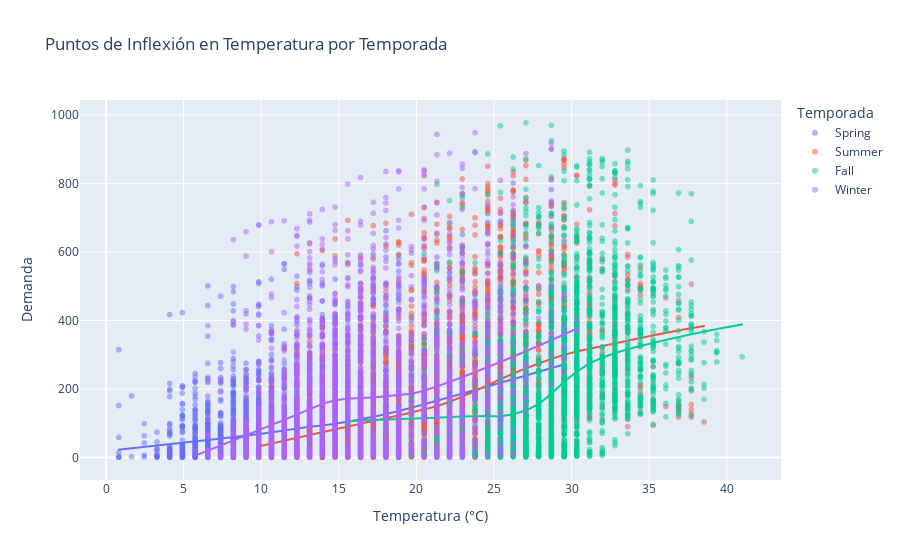
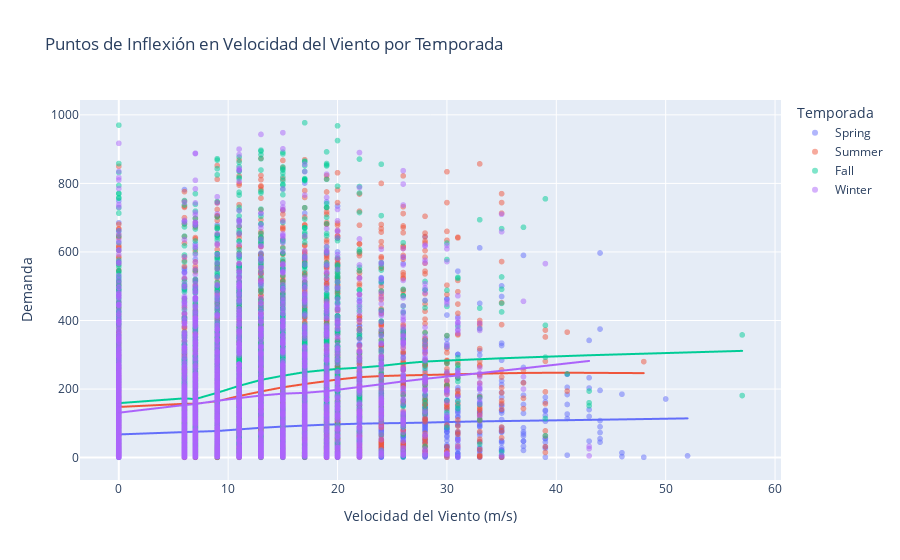

Write notebook code for charts like these, in order.
### Markdown cell above
**¿Existen "puntos de inflexión" en la temperatura o la velocidad del viento donde la demanda de bicicletas cambia drásticamente, y cómo se relacionan con la estacionalidad?**

### Code cell
# Mapear temporadas
season_map = {1: 'Spring', 2: 'Summer', 3: 'Fall', 4: 'Winter'}
df['season_name'] = df['season'].map(season_map)

# Scatter con LOWESS para temperatura
fig_temp = px.scatter(df, x='temp', y='count', color='season_name', trendline='lowess',
                      title='Puntos de Inflexión en Temperatura por Temporada',
                      labels={'temp': 'Temperatura (°C)', 'count': 'Demanda', 'season_name': 'Temporada'},
                      opacity=0.5)
fig_temp.show()

# Scatter con LOWESS para velocidad del viento
fig_wind = px.scatter(df, x='windspeed', y='count', color='season_name', trendline='lowess',
                      title='Puntos de Inflexión en Velocidad del Viento por Temporada',
                      labels={'windspeed': 'Velocidad del Viento (m/s)', 'count': 'Demanda', 'season_name': 'Temporada'},
                      opacity=0.5)
fig_wind.show()

# Resumen numérico: Percentiles de cambio
for season in df['season_name'].unique():
    season_data = df[df['season_name'] == season]
    temp_drop = season_data[season_data['count'] < season_data['count'].quantile(0.25)]['temp'].mean()
    wind_drop = season_data[season_data['count'] < season_data['count'].quantile(0.25)]['windspeed'].mean()
    print(f"{season}: Temp. promedio en baja demanda: {temp_drop:.1f}°C, Viento promedio: {wind_drop:.1f} m/s")

### Figure 1 — Plotly figure (JSON) as saved in the notebook; plotly's stock layout.template omitted (floating-point values rounded to 4 significant figures; data arrays with more than 128 entries replaced by an {"elided": "..."} marker saying what was removed)
{"data": [{"hovertemplate": "Temporada=Spring<br>Temperatura (°C)=%{x}<br>Demanda=%{y}<extra></extra>", "legendgroup": "Spring", "marker": {"color": "#636efa", "opacity": 0.5, "symbol": "circle"}, "mode": "markers", "name": "Spring", "showlegend": true, "type": "scattergl", "x": {"elided": "2686 float values"}, "xaxis": "x", "y": {"elided": "2686 int values"}, "yaxis": "y"}, {"hovertemplate": "<b>LOWESS trendline</b><br><br>Temporada=Spring<br>Temperatura (°C)=%{x}<br>Demanda=%{y} <b>(trend)</b><extra></extra>", "legendgroup": "Spring", "marker": {"color": "#636efa", "symbol": "circle"}, "mode": "lines", "name": "Spring", "showlegend": false, "type": "scattergl", "x": {"elided": "2686 float values"}, "xaxis": "x", "y": {"elided": "2686 float values"}, "yaxis": "y"}, {"hovertemplate": "Temporada=Summer<br>Temperatura (°C)=%{x}<br>Demanda=%{y}<extra></extra>", "legendgroup": "Summer", "marker": {"color": "#EF553B", "opacity": 0.5, "symbol": "circle"}, "mode": "markers", "name": "Summer", "showlegend": true, "type": "scattergl", "x": {"elided": "2733 float values"}, "xaxis": "x", "y": {"elided": "2733 int values"}, "yaxis": "y"}, {"hovertemplate": "<b>LOWESS trendline</b><br><br>Temporada=Summer<br>Temperatura (°C)=%{x}<br>Demanda=%{y} <b>(trend)</b><extra></extra>", "legendgroup": "Summer", "marker": {"color": "#EF553B", "symbol": "circle"}, "mode": "lines", "name": "Summer", "showlegend": false, "type": "scattergl", "x": {"elided": "2733 float values"}, "xaxis": "x", "y": {"elided": "2733 float values"}, "yaxis": "y"}, {"hovertemplate": "Temporada=Fall<br>Temperatura (°C)=%{x}<br>Demanda=%{y}<extra></extra>", "legendgroup": "Fall", "marker": {"color": "#00cc96", "opacity": 0.5, "symbol": "circle"}, "mode": "markers", "name": "Fall", "showlegend": true, "type": "scattergl", "x": {"elided": "2733 float values"}, "xaxis": "x", "y": {"elided": "2733 int values"}, "yaxis": "y"}, {"hovertemplate": "<b>LOWESS trendline</b><br><br>Temporada=Fall<br>Temperatura (°C)=%{x}<br>Demanda=%{y} <b>(trend)</b><extra></extra>", "legendgroup": "Fall", "marker": {"color": "#00cc96", "symbol": "circle"}, "mode": "lines", "name": "Fall", "showlegend": false, "type": "scattergl", "x": {"elided": "2733 float values"}, "xaxis": "x", "y": {"elided": "2733 float values"}, "yaxis": "y"}, {"hovertemplate": "Temporada=Winter<br>Temperatura (°C)=%{x}<br>Demanda=%{y}<extra></extra>", "legendgroup": "Winter", "marker": {"color": "#ab63fa", "opacity": 0.5, "symbol": "circle"}, "mode": "markers", "name": "Winter", "showlegend": true, "type": "scattergl", "x": {"elided": "2734 float values"}, "xaxis": "x", "y": {"elided": "2734 int values"}, "yaxis": "y"}, {"hovertemplate": "<b>LOWESS trendline</b><br><br>Temporada=Winter<br>Temperatura (°C)=%{x}<br>Demanda=%{y} <b>(trend)</b><extra></extra>", "legendgroup": "Winter", "marker": {"color": "#ab63fa", "symbol": "circle"}, "mode": "lines", "name": "Winter", "showlegend": false, "type": "scattergl", "x": {"elided": "2734 float values"}, "xaxis": "x", "y": {"elided": "2734 float values"}, "yaxis": "y"}], "layout": {"legend": {"title": {"text": "Temporada"}, "tracegroupgap": 0}, "title": {"text": "Puntos de Inflexión en Temperatura por Temporada"}, "xaxis": {"anchor": "y", "domain": [0, 1], "title": {"text": "Temperatura (°C)"}}, "yaxis": {"anchor": "x", "domain": [0, 1], "title": {"text": "Demanda"}}}}

### Figure 2 — Plotly figure (JSON) as saved in the notebook; plotly's stock layout.template omitted (floating-point values rounded to 4 significant figures; data arrays with more than 128 entries replaced by an {"elided": "..."} marker saying what was removed)
{"data": [{"hovertemplate": "Temporada=Spring<br>Velocidad del Viento (m/s)=%{x}<br>Demanda=%{y}<extra></extra>", "legendgroup": "Spring", "marker": {"color": "#636efa", "opacity": 0.5, "symbol": "circle"}, "mode": "markers", "name": "Spring", "showlegend": true, "type": "scattergl", "x": {"elided": "2686 float values"}, "xaxis": "x", "y": {"elided": "2686 int values"}, "yaxis": "y"}, {"hovertemplate": "<b>LOWESS trendline</b><br><br>Temporada=Spring<br>Velocidad del Viento (m/s)=%{x}<br>Demanda=%{y} <b>(trend)</b><extra></extra>", "legendgroup": "Spring", "marker": {"color": "#636efa", "symbol": "circle"}, "mode": "lines", "name": "Spring", "showlegend": false, "type": "scattergl", "x": {"elided": "2686 float values"}, "xaxis": "x", "y": {"elided": "2686 float values"}, "yaxis": "y"}, {"hovertemplate": "Temporada=Summer<br>Velocidad del Viento (m/s)=%{x}<br>Demanda=%{y}<extra></extra>", "legendgroup": "Summer", "marker": {"color": "#EF553B", "opacity": 0.5, "symbol": "circle"}, "mode": "markers", "name": "Summer", "showlegend": true, "type": "scattergl", "x": {"elided": "2733 float values"}, "xaxis": "x", "y": {"elided": "2733 int values"}, "yaxis": "y"}, {"hovertemplate": "<b>LOWESS trendline</b><br><br>Temporada=Summer<br>Velocidad del Viento (m/s)=%{x}<br>Demanda=%{y} <b>(trend)</b><extra></extra>", "legendgroup": "Summer", "marker": {"color": "#EF553B", "symbol": "circle"}, "mode": "lines", "name": "Summer", "showlegend": false, "type": "scattergl", "x": {"elided": "2733 float values"}, "xaxis": "x", "y": {"elided": "2733 float values"}, "yaxis": "y"}, {"hovertemplate": "Temporada=Fall<br>Velocidad del Viento (m/s)=%{x}<br>Demanda=%{y}<extra></extra>", "legendgroup": "Fall", "marker": {"color": "#00cc96", "opacity": 0.5, "symbol": "circle"}, "mode": "markers", "name": "Fall", "showlegend": true, "type": "scattergl", "x": {"elided": "2733 float values"}, "xaxis": "x", "y": {"elided": "2733 int values"}, "yaxis": "y"}, {"hovertemplate": "<b>LOWESS trendline</b><br><br>Temporada=Fall<br>Velocidad del Viento (m/s)=%{x}<br>Demanda=%{y} <b>(trend)</b><extra></extra>", "legendgroup": "Fall", "marker": {"color": "#00cc96", "symbol": "circle"}, "mode": "lines", "name": "Fall", "showlegend": false, "type": "scattergl", "x": {"elided": "2733 float values"}, "xaxis": "x", "y": {"elided": "2733 float values"}, "yaxis": "y"}, {"hovertemplate": "Temporada=Winter<br>Velocidad del Viento (m/s)=%{x}<br>Demanda=%{y}<extra></extra>", "legendgroup": "Winter", "marker": {"color": "#ab63fa", "opacity": 0.5, "symbol": "circle"}, "mode": "markers", "name": "Winter", "showlegend": true, "type": "scattergl", "x": {"elided": "2734 float values"}, "xaxis": "x", "y": {"elided": "2734 int values"}, "yaxis": "y"}, {"hovertemplate": "<b>LOWESS trendline</b><br><br>Temporada=Winter<br>Velocidad del Viento (m/s)=%{x}<br>Demanda=%{y} <b>(trend)</b><extra></extra>", "legendgroup": "Winter", "marker": {"color": "#ab63fa", "symbol": "circle"}, "mode": "lines", "name": "Winter", "showlegend": false, "type": "scattergl", "x": {"elided": "2734 float values"}, "xaxis": "x", "y": {"elided": "2734 float values"}, "yaxis": "y"}], "layout": {"legend": {"title": {"text": "Temporada"}, "tracegroupgap": 0}, "title": {"text": "Puntos de Inflexión en Velocidad del Viento por Temporada"}, "xaxis": {"anchor": "y", "domain": [0, 1], "title": {"text": "Velocidad del Viento (m/s)"}}, "yaxis": {"anchor": "x", "domain": [0, 1], "title": {"text": "Demanda"}}}}
